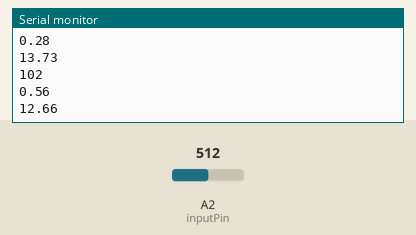
This sketch was run on a simulated Arduino Uno, built with avr-gcc and run on an emulated ATmega328P. Shown: the last lines printed to the serial monitor. The inputs (shaded band) are chosen by the test bench; at power-on: A2 (inputPin) = 512.

Above: at 2.8 s.
2.9 s: A2 (inputPin) set to 716
At 5.2 s:
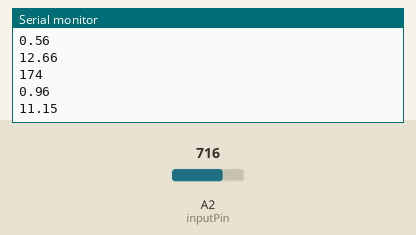
5.6 s: A2 (inputPin) set to 900
At 6.7 s:
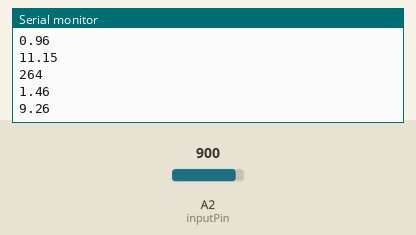
Timing chart, 0 to 8.6 s (numbered marks = the images above; inputs shaded):
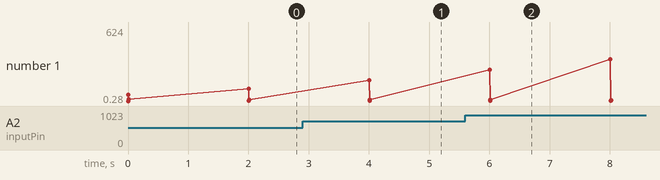

The sketch:

Regresi_Linier_3.ino
```cpp
const int numReadings = 10;
int readings[numReadings]; // the readings from the analog input
int readIndex = 0; // the index of the current reading
int total = 0; // the running total
int average = 0; // the average
float vs = 0; //sensor voltage
float moisture=0;
int inputPin = 2;
void setup() {
 // initialize serial communication with computer:

 Serial.begin(9600);
 // initialize all the readings to 0:
 for (int thisReading = 0; thisReading < numReadings; thisReading++) {
 readings[thisReading] = 0;
 }
}
void loop() {
 // subtract the last reading:
 total = total - readings[readIndex];
 // read from the sensor:
 readings[readIndex] = analogRead(inputPin);
 // add the reading to the total:
 total = total + readings[readIndex];
 // advance to the next position in the array:
 readIndex = readIndex + 1;
 // if we're at the end of the array...
 if (readIndex >= numReadings) {
 // ...wrap around to the beginning:
 readIndex = 0;
 }
 // calculate the average:
 average = total / numReadings;
 // send it to the computer as ASCII digits
 Serial.println(average);
 delay(1); // delay in between reads for stability
vs = (3.3/596)* average;
moisture = -3.7888*vs + 14.801;
Serial.println(vs);
Serial.println(moisture);
delay(2000);
}
```

Measured:
- after the input at 2.9 s, the serial monitor: prints a new line after 1.1 s (image 1)
- after the input at 5.6 s, the serial monitor: prints a new line after 0.41 s (image 2)
- plotted number 1: 12.66 → 11.15 after the input at 2.9 s, 11.15 → 1.71 after the input at 5.6 s
